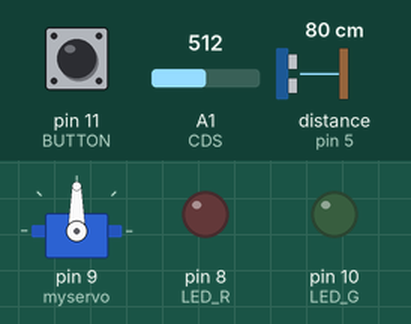
This sketch was run on a simulated Arduino Uno, built with avr-gcc and run on an emulated ATmega328P. Shown: servo, output pins drawn as LEDs (lit = HIGH). Wiring (inferred from the names in the program): ultrasonic range finder: trigger pin 4; echo pin 5. The inputs (shaded band) are chosen by the test bench; at power-on: A1 (CDS) = 512, pin 11 (BUTTON) LOW, distance to the obstacle (sensor on pin 5) 80 cm. The echo pulse lasts 58.3 µs per cm; pins used as bus, display or sensor lines are not drawn; what the sketch prints to the serial monitor is not drawn.

Above: at 0.1 s.
At 14.5 s:
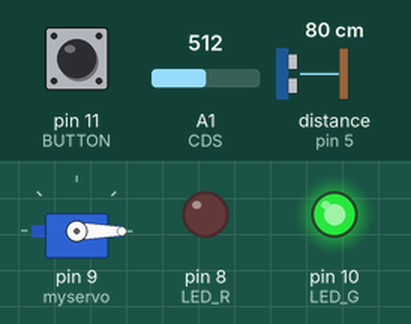
14.6 s: A1 (CDS) set to 490
28.6 s: A1 (CDS) set to 516
31.7 s: A1 (CDS) set to 306
At 34.6 s:
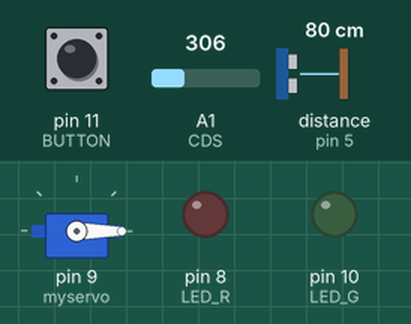
Timing chart, 0 to 36.1 s (numbered marks = the images above; inputs shaded):
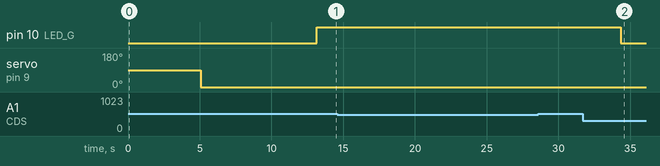

Measured:
- after the input at 14.6 s, every drawn part: stays the same
- after the input at 28.6 s, every drawn part: stays the same
- after the input at 31.7 s, pin 10 (LED_G): HIGH → LOW after 2.6 s

The sketch:

robotControl.ino
```cpp
#include <SoftwareSerial.h>
#include <Servo.h>

// LED 및 센서 핀 정의
#define LED_R   8
#define LED_G   10
#define BUTTON  11
#define VOLUME  A0
#define CDS     A1

// 초음파 센서 핀 정의
const int trigPin = 4;
const int echoPin = 5;

float duration, distance;
Servo myservo;
SoftwareSerial mySerial(2, 3); // RX, TX

bool bStart = false;
int nVol, cdsVol;
unsigned char cVol;
bool isStand = false;

void setup() {
  pinMode(LED_R, OUTPUT);
  pinMode(LED_G, OUTPUT);
  pinMode(BUTTON, INPUT);
  pinMode(CDS, INPUT);
  pinMode(VOLUME, INPUT);
  pinMode(trigPin, OUTPUT);
  pinMode(echoPin, INPUT);

  myservo.attach(9);

  Serial.begin(115200);
  Serial.println("---------- 프로그램 시작 ----------");

  mySerial.begin(115200);
  Serial.println("---------- Software Serial 시작 ----------");
}

void ledCon(int nVol) {
  digitalWrite(LED_R, HIGH);
  delay(nVol);
  digitalWrite(LED_R, LOW);

  digitalWrite(LED_G, HIGH);
  delay(nVol);
  digitalWrite(LED_G, LOW);
  delay(nVol);
}

void readSensor() {
  cdsVol = analogRead(CDS);
  cVol = nVol = analogRead(VOLUME);

  Serial.print("cdsVol = ");
  Serial.print(cdsVol);
  Serial.print("\t cVol = ");
  Serial.print(cVol);
  Serial.print("\t nVol = ");
  Serial.println(nVol);
}

bool toggleCheck() {
  for (int i = 0; i < 100; i++) {
    if (digitalRead(BUTTON)) {
      return true;
    }
    delay(1);
  }
  return false;
}

void robotCon(int nMotion) {
  unsigned char exeCmd[15] = {0xff, 0xff, 0x4c, 0x53,
                              0x00, 0x00, 0x00, 0x00,
                              0x30, 0x0c,
                              0x03,
                              0x01, 0x00, 100,
                              0x54};

  exeCmd[11] = nMotion;
  exeCmd[14] = 0x00;

  for (int i = 6; i < 14; i++) {
    exeCmd[14] += exeCmd[i];
  }

  mySerial.write(exeCmd, 15);
  delay(50);
}

void ledRobotStat() {
  digitalWrite(LED_G, isStand);
}

void lightReaction() {
  cdsVol = analogRead(CDS);

  if (cdsVol < 500) {
    if (isStand) {
      robotCon(115);
      delay(5000);
      isStand = false;
      myservo.write(0);
      Serial.println("is sitting...");
    } else {
      ledRobotStat();
    }
  } else {
    if (!isStand) {
      robotCon(116);
      delay(5000);
      isStand = true;
      myservo.write(512);
      Serial.println("is standing...");
    } else {
      ledRobotStat();
    }
  }

  if (distance > 150 && isStand) {
    robotCon(115);
    delay(5000);
    isStand = false;
    Serial.println("150cm 이내 사물 없음, 휴식 중...");
  } else if (distance > 100) {
    robotCon(116);
    delay(5000);
    isStand = true;
    Serial.println("물체 인식 완료, 일어납니다.");
  } else if (distance > 50) {
    robotCon(19);
    delay(7000);
    Serial.println("안녕하세요. 이 이상 오면 전투로 간주합니다.");
  } else {
    robotCon(22);
    delay(5000);
    Serial.println("거리 50cm 미만, 전투 준비.");
  }
}

void ultrasonic() {
  digitalWrite(trigPin, LOW);
  delayMicroseconds(2);
  digitalWrite(trigPin, HIGH);
  delayMicroseconds(10);
  digitalWrite(trigPin, LOW);

  duration = pulseIn(echoPin, HIGH);
  distance = (duration * 0.0343) / 2;

  Serial.print("Distance: ");
  Serial.println(distance);
}

void loop() {
  ultrasonic();
  lightReaction();

  for (int i = 0; i < 10; i++) {
    if (toggleCheck()) {
      bStart = !bStart;
    }
  }

  if (bStart) {
    readSensor();
    robotCon(19);
    delay(7000);
    bStart = false;
  } else {
    delay(10);
    Serial.println("Waiting Button...");
  }
}
```
